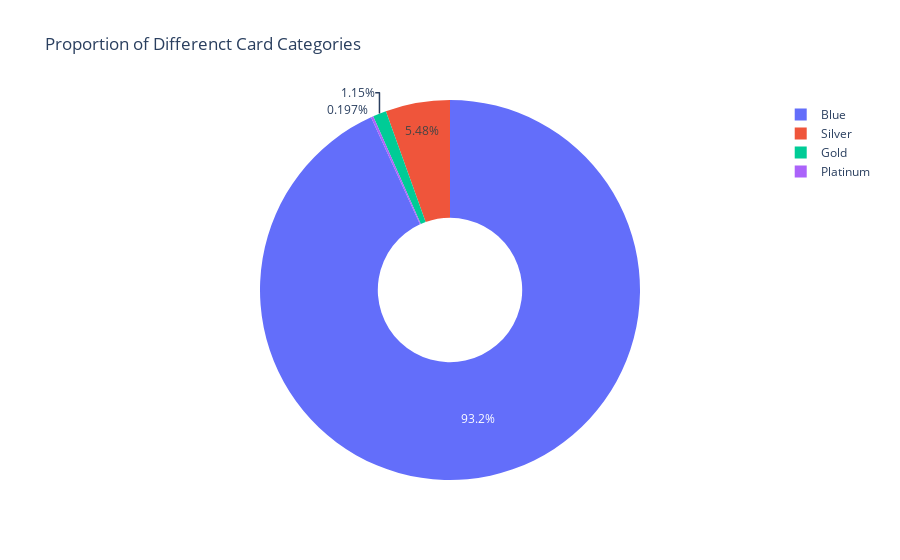

Notebook code for this chart:
### Code cell
# Card Categories
ex.pie(df,names='Card_Category',title='Proportion of Differenct Card Categories',hole = 0.38)

### Figure 1 — Plotly figure (JSON) as saved in the notebook; plotly's stock layout.template omitted (floating-point values rounded to 4 significant figures; data arrays with more than 128 entries replaced by an {"elided": "..."} marker saying what was removed)
{"data": [{"domain": {"x": [0, 1], "y": [0, 1]}, "hole": 0.38, "hovertemplate": "Card_Category=%{label}<extra></extra>", "labels": {"elided": "10127 str values"}, "legendgroup": "", "name": "", "showlegend": true, "type": "pie"}], "layout": {"autosize": true, "legend": {"tracegroupgap": 0}, "title": {"text": "Proportion of Differenct Card Categories"}}}
